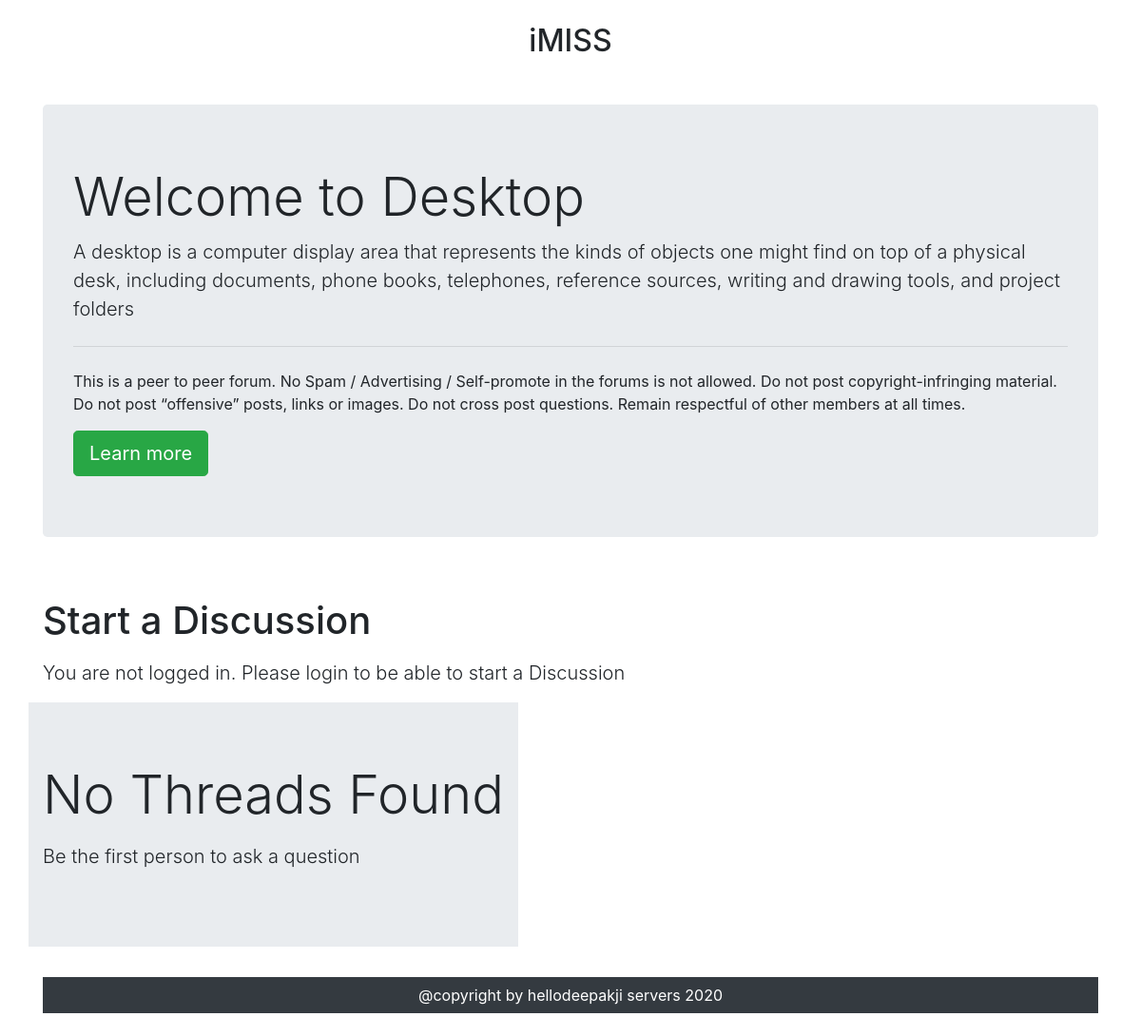
Page /more.php?proid=3 (signed in) on the committed database.
### tables this page shows
CREATE TABLE `cata` (
  `cata_id` int(3) NOT NULL,
  `cata_name` varchar(30) NOT NULL,
  `cata_dec` text NOT NULL,
  `Date` datetime NOT NULL DEFAULT current_timestamp()
);

### more.php (the view, shortened to what this page needs)
<!doctype html>
<html lang="en">
<head>
    <link rel="stylesheet" href="https://cdn.jsdelivr.net/npm/bootstrap@4.5.3/dist/css/bootstrap.min.css"
>
</head>
<body>
        <div class="container my-4 ">
        <div class="container my-4 ">
            <h2 class="text-center">iMISS</h2>
        </div>
        <div class="row">
            <?php
            $id= $_GET['proid'];
            $sql= "SELECT * FROM `cata` WHERE cata_id = $id";
            $result=mysqli_query($conn,$sql);
            while($row=mysqli_fetch_assoc($result)){
                $catname= $row['cata_name'];
                $catdec= $row['cata_dec'];
            }
            ?>
    <div class="container my-4">
        <div class="jumbotron">
            <h1 class="display-4">Welcome to <?php echo $catname;?> </h1>
            <p class="lead"> <?php echo $catdec;?></p>
            <hr class="my-4">
            <p>This is a peer to peer forum. No Spam / Advertising / Self-promote in the forums is not allowed. Do not
                post copyright-infringing material. Do not post “offensive” posts, links or images. Do not cross post
                questions. Remain respectful of other members at all times.</p>
            <a class="btn btn-success btn-lg" href="#" role="button">Learn more</a>
        </div>
    </div>
        <?php
    if(isset($_SESSION['loggedin']) && $_SESSION['loggedin']==true){
    echo '<div class="container">
            <h1 class="py-2">Start a Discussion</h1>
            <form action="'. $_SERVER["REQUEST_URI"] . '" method="post">
                <div class="form-group">
                    <label for="exampleInputEmail1">Problem Title</label>
                    <input type="text" class="form-control" id="title" name="title" aria-describedby="emailHelp">
                    <small id="emailHelp" class="form-text text-muted">Keep your title as short and crisp as
                        possible</small>
                </div>
                <input type="hidden" name="sno" value="'. $_SESSION["sno"]. '">
                <div class="form-group">
                    <label for="exampleFormControlTextarea1">Ellaborate Your Concern</label>
                    <textarea class="form-control" id="desc" name="desc" rows="3"></textarea>
                </div>
                <button type="submit" class="btn btn-success">Submit</button>
            </form>
        </div>';
    }
    else{
        echo '
        <div class="container">
        <h1 class="py-2">Start a Discussion</h1>
           <p class="lead">You are not logged in. Please login to be able to start a Discussion</p>
        </div>
        ';
    }
    ?>
    <?php
    $noResult = true;
        if($noResult){
            echo '<div class="jumbotron jumbotron-fluid">
                    <div class="container">
                        <p class="display-4">No Threads Found</p>
                        <p class="lead"> Be the first person to ask a question</p>
                    </div>
                 </div> ';
        }
    ?>
    </div>
    <p id="para"> <font color="white"> @copyright by hellodeepakji servers 2020 </font> </p>
</body>
</html>

### more.php (style rules this page uses)
#para { background-color:#343a40; text-align: center; padding:7px; }

### rows in the picture
cata: cata_name "Desktop", cata_dec "A desktop is a computer display area that represents the kinds of objects one might find on top of a physical desk, including documents, phone books, telephones, reference sources, writing and drawing tools, and project folders"
